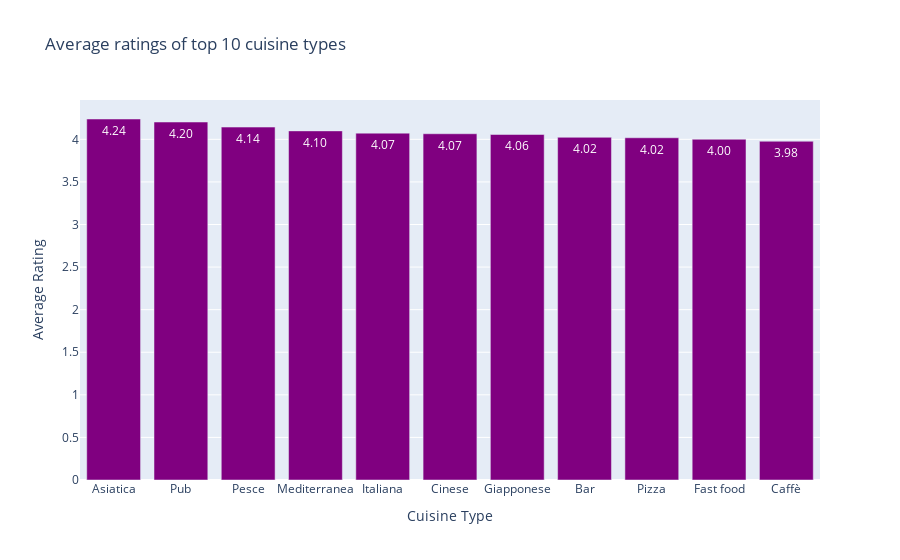

The notebook cell saved with this chart:
### Code cell
import plotly.graph_objs as go

# Sort the dictionary in descending order of averages
neew_sorted = sorted(neew, key=lambda k: k['averages'], reverse=True)

# Create a bar chart with labels on the x-axis and averages on the y-axis
fig = go.Figure(go.Bar(
    x=[d['labels'] for d in neew_sorted],
    y=[d['averages'] for d in neew_sorted],
    marker_color='purple', # Change the color of the bars to purple
    text=[f'{d["averages"]:.2f}' for d in neew_sorted], # Set the text to the y-axis values
    textposition='auto' # Set the position of the text
))

# Set the plot title and axis labels
fig.update_layout(
    title='Average ratings of top 10 cuisine types',
    xaxis_title='Cuisine Type',
    yaxis_title='Average Rating'
)

# Show the plot
fig.show()

### Figure 1 — Plotly figure (JSON) as saved in the notebook; plotly's stock layout.template omitted (floating-point values rounded to 4 significant figures)
{"data": [{"marker": {"color": "purple"}, "text": ["4.24", "4.20", "4.14", "4.10", "4.07", "4.07", "4.06", "4.02", "4.02", "4.00", "3.98"], "textposition": "auto", "type": "bar", "x": ["Asiatica", "Pub", "Pesce", "Mediterranea", "Italiana", "Cinese", "Giapponese", "Bar", "Pizza", "Fast food", "Caffè"], "y": [4.239, 4.203, 4.144, 4.099, 4.073, 4.066, 4.057, 4.024, 4.018, 4.001, 3.977]}], "layout": {"title": {"text": "Average ratings of top 10 cuisine types"}, "xaxis": {"title": {"text": "Cuisine Type"}}, "yaxis": {"title": {"text": "Average Rating"}}}}
